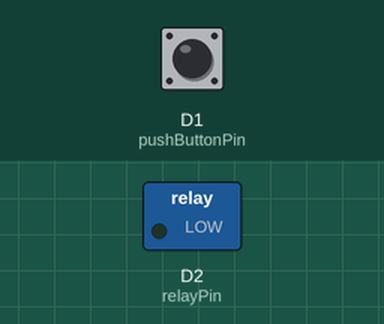
The sketch below on a simulated ESP8266 (NodeMCU). On the bench: switched loads named in the sketch (green lamp = pin HIGH). The inputs (shaded band) are chosen by the test bench; at power-on: D1 (pushButtonPin) HIGH. WiFi joins after 1.5 s; servers stay silent unless stated.

Above: at 3.0 s.
3.1 s: D1 (pushButtonPin) pulled LOW for 0.15 s
At 3.5 s:
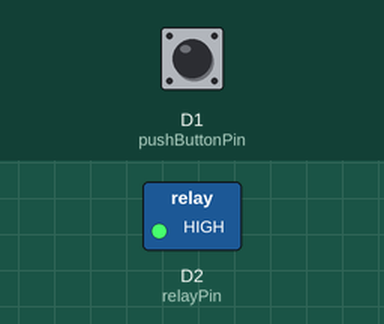
4.7 s: D1 (pushButtonPin) pulled LOW for 1 s
At 5.9 s:
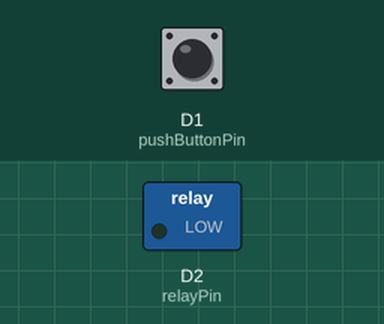
7.2 s: D1 (pushButtonPin) pulled LOW for 3.2 s
At 7.8 s:
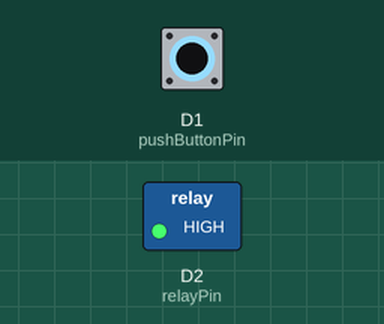
Timing chart, 0 to 10.2 s (numbered marks = the images above; inputs shaded):
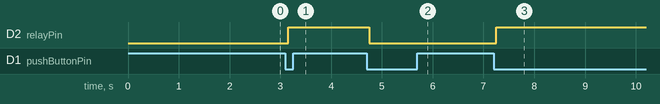

The sketch:

sketch_may04a.ino
```cpp
#define BLYNK_TEMPLATE_ID "TMPL4d9KbSh5U"
#define BLYNK_DEVICE_NAME "Kitchen switch"

#define BLYNK_PRINT Serial

#include <ESP8266WiFi.h>
#include <BlynkSimpleEsp8266.h>

char auth[] = "RXkEx-dkznUGcfps_p_ImnAeCayIuF_Q";    //kitchen switch
char ssid[] = "VIVACOM_FiberNet_5D07";
char pass[] = "8331977148";

#define relayPin D2
#define pushButtonPin D1

int relayState = LOW;
int pushButtonState = HIGH;

BlynkTimer timer;

void setup() {
  Serial.begin(9600);
  Blynk.begin(auth, ssid, pass);

  pinMode(relayPin, OUTPUT);
  digitalWrite(relayPin, relayState);

  pinMode(pushButtonPin, INPUT_PULLUP);
}

BLYNK_WRITE(V1) {
  int buttonState = param.asInt();
  if (buttonState == 1) {
    relayState = HIGH;
  } else {
    relayState = LOW;
  }
  digitalWrite(relayPin, relayState);
}

void checkPushButton() {
  int newPushButtonState = digitalRead(pushButtonPin);
  if (newPushButtonState != pushButtonState) {
    delay(50);
    newPushButtonState = digitalRead(pushButtonPin);
    if (newPushButtonState != pushButtonState) {
      pushButtonState = newPushButtonState;
      if (pushButtonState == LOW) {
        relayState = !relayState;
        digitalWrite(relayPin, relayState);
        Blynk.virtualWrite(V1, relayState);
      }
    }
  }
}

void loop() {
  Blynk.run();
  timer.run();

  checkPushButton();
}
```

Measured:
- after the input at 3.1 s, D2 (relayPin): LOW → HIGH after 0.05 s
- after the input at 4.7 s, D2 (relayPin): HIGH → LOW after 0.05 s
- after the input at 7.2 s, D2 (relayPin): LOW → HIGH after 0.05 s
